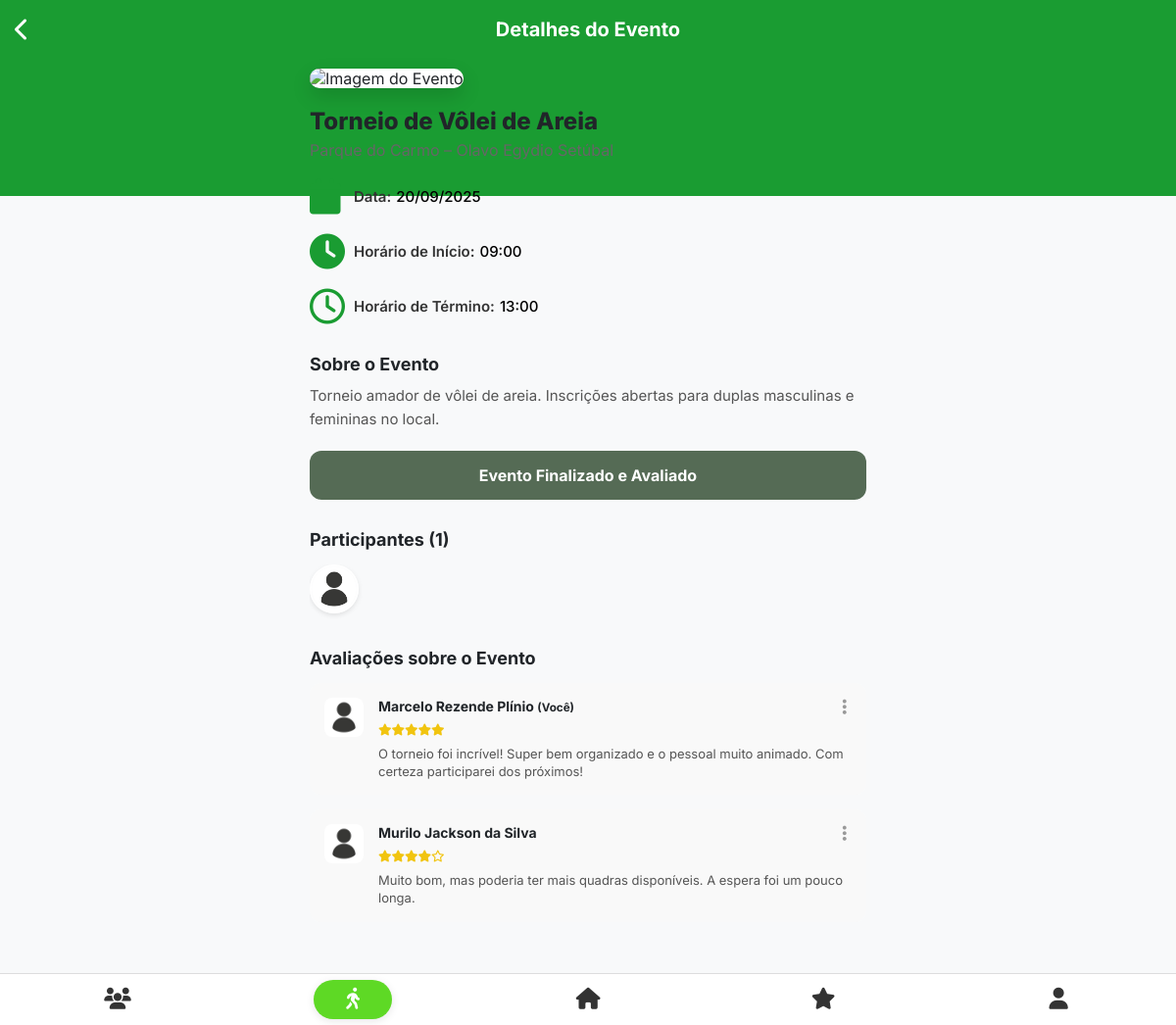
Page /tela-evento/tela-evento.php?id=4 (signed in) on the committed database.
### tables this page shows
CREATE TABLE Evento ( 
    idEvento INT PRIMARY KEY AUTO_INCREMENT, 
    idParque INT NOT NULL, 
    idInstituicao INT,
    idUsuario INT,
    nome VARCHAR(255) NOT NULL, 
    dia DATE NOT NULL,
    horario_inicio TIME NOT NULL, 
    horario_termino TIME NOT NULL, 
    descricao VARCHAR(255), 
    imagem_path VARCHAR(255) NULL,  
    FOREIGN KEY(idParque) REFERENCES Parque (idParque),
    FOREIGN KEY(idInstituicao) REFERENCES Instituicao (idInstituicao),
    FOREIGN KEY(idUsuario) REFERENCES Usuario (idUsuario)
);

CREATE TABLE Usuario ( 
    idUsuario INT PRIMARY KEY AUTO_INCREMENT,
    nome VARCHAR(255) NOT NULL,
    username VARCHAR(50) NOT NULL UNIQUE,
    avatar_path VARCHAR(255) NULL,
    biografia TEXT NULL,
    tipo ENUM('comum', 'instituicao', 'admin') NOT NULL,
    email VARCHAR(200) NOT NULL UNIQUE,
    senha VARCHAR(255) NOT NULL,
    cpf VARCHAR (14) UNIQUE,
    genero VARCHAR(30),
    data_nasc DATE NOT NULL,
    data_cadastro TIMESTAMP NOT NULL DEFAULT CURRENT_TIMESTAMP,
    ultimo_login TIMESTAMP NULL,
    status ENUM('ativo', 'inativo', 'suspenso') NOT NULL DEFAULT 'ativo'
);

CREATE TABLE Avaliacao_evento (
    idAvaliacao INT PRIMARY KEY AUTO_INCREMENT,
    idEvento INT NOT NULL,
    idUsuario INT NOT NULL,
    nota INT NOT NULL,
    comentario TEXT NULL,
    imagem_path VARCHAR(255) NULL,
    data_avaliacao TIMESTAMP NOT NULL DEFAULT CURRENT_TIMESTAMP,
    FOREIGN KEY(idEvento) REFERENCES Evento (idEvento),
    FOREIGN KEY(idUsuario) REFERENCES Usuario (idUsuario)
);

### tela-evento/tela-evento.php (the view, shortened to what this page needs)
<?php
$idEvento = $_GET['id'];
$idUsuarioLogado = $_SESSION['id_usuario'];
$servidor = "localhost"; $usuario_db = "root"; $senha_db = ""; $banco = "Spark";
$conexao = new mysqli($servidor, $usuario_db, $senha_db, $banco);
$url_base = '/Spark-main/';
$stmt_evento = $conexao->prepare("SELECT e.*, p.nome AS nome_parque FROM Evento AS e JOIN Parque AS p ON e.idParque = p.idParque WHERE e.idEvento = ?");
$stmt_evento->bind_param("i", $idEvento);
$stmt_evento->execute();
$resultado_evento = $stmt_evento->get_result();
$evento = $resultado_evento->fetch_assoc();
$souDono = ($evento['idUsuario'] == $idUsuarioLogado);
$stmt_participantes = $conexao->prepare("
    SELECT u.nome, u.username, u.avatar_path FROM Usuario AS u
    JOIN Participantes AS pa ON u.idUsuario = pa.idUsuario
    WHERE pa.idEvento = ? ORDER BY pa.dataInscricao ASC
");
$stmt_participantes->bind_param("i", $idEvento);
$stmt_participantes->execute();
$resultado_participantes = $stmt_participantes->get_result();
$stmt_avaliacoes = $conexao->prepare("
    SELECT av.*, u.nome, u.username, u.avatar_path
    FROM Avaliacao_evento AS av
    JOIN Usuario AS u ON av.idUsuario = u.idUsuario
    WHERE av.idEvento = ?
    ORDER BY (av.idUsuario = ?) DESC, av.data_avaliacao DESC
");
$stmt_avaliacoes->bind_param("ii", $idEvento, $idUsuarioLogado);
$stmt_avaliacoes->execute();
$resultado_avaliacoes = $stmt_avaliacoes->get_result();
$stmt_participacao = $conexao->prepare("SELECT status FROM Participantes WHERE idUsuario = ? AND idEvento = ?");
$stmt_participacao->bind_param("ii", $idUsuarioLogado, $idEvento);
$stmt_participacao->execute();
$participacao = $stmt_participacao->get_result()->fetch_assoc();
$status_participacao = $participacao['status'] ?? null;
$data_inicio_ts = strtotime($evento['dia'] . ' ' . $evento['horario_inicio']);
$data_termino_ts = strtotime($evento['dia'] . ' ' . $evento['horario_termino']);
$agora_ts = time();
$evento_esta_acontecendo = ($agora_ts >= $data_inicio_ts && $agora_ts < $data_termino_ts);
$evento_ja_terminou = $agora_ts >= $data_termino_ts;
$stmt_check_avaliacao = $conexao->prepare("SELECT idAvaliacao FROM Avaliacao_evento WHERE idUsuario = ? AND idEvento = ?");
$stmt_check_avaliacao->bind_param("ii", $idUsuarioLogado, $idEvento);
$stmt_check_avaliacao->execute();
$ja_avaliou = $stmt_check_avaliacao->get_result()->num_rows > 0;
?>
<!DOCTYPE html>
<html lang="pt-BR">
<head>
    <link rel="stylesheet" href="tela-evento.css">
    <link rel="stylesheet" href="<?php echo $url_base; ?>style.css">
    <link rel="stylesheet" href="https://cdnjs.cloudflare.com/ajax/libs/font-awesome/6.5.2/css/all.min.css">
</head>
<body>
    <header class="topbar">
        <a href="javascript:history.go(-1)" class="back-button"><i class="fa-solid fa-chevron-left"></i></a>
        <h1>Detalhes do Evento</h1>
    </header>
    <main>
        <div class="event-container">
            <?php
                $img_path = !empty($evento['imagem_path']) ? '/Spark-main/'.htmlspecialchars($evento['imagem_path']) : '/Spark-main/uploads/eventos/default_event.jpg';
            ?>
            <img src="<?php echo $img_path; ?>"
                 alt="Imagem do Evento"
                 class="event-image-header"
                 onerror="this.onerror=null;this.src='/Spark-main/uploads/eventos/default_event.jpg';">
            <div class="event-info">
                <h1 class="event-title"><?php echo htmlspecialchars($evento['nome']); ?></h1>
                <p class="event-park"><?php echo htmlspecialchars($evento['nome_parque']); ?></p>
                <ul class="event-details">
                    <li><i class="fa-solid fa-calendar"></i><div><strong>Data:</strong><span><?php echo date("d/m/Y", strtotime($evento['dia'])); ?></span></div></li>
                    <li><i class="fa-solid fa-clock"></i><div><strong>Horário de Início:</strong><span><?php echo date("H:i", strtotime($evento['horario_inicio'])); ?></span></div></li>
                    <li><i class="fa-regular fa-clock"></i><div><strong>Horário de Término:</strong><span><?php echo date("H:i", strtotime($evento['horario_termino'])); ?></span></div></li>
                </ul>
                <?php if (!empty($evento['descricao'])): ?>
                    <div class="event-description"><h2>Sobre o Evento</h2><p><?php echo nl2br(htmlspecialchars($evento['descricao'])); ?></p></div>
                <?php endif; ?>
                <div class="button-container">
                    <?php
                    if ($status_participacao === 'participou' || $ja_avaliou): ?>
                        <button class="cta-button disabled" disabled>Evento Finalizado e Avaliado</button>
                    <?php
                    elseif ($status_participacao === 'ativo'): ?>
                        <button class="cta-button participate" onclick="openEvaluationModal()">Finalizar Evento</button>
                    <?php
                    elseif ($status_participacao === 'inscrito' && $evento_ja_terminou): ?>
                        <button class="cta-button participate" onclick="openEvaluationModal()">Participei! Avaliar agora</button>
                    <?php
                    elseif (($status_participacao === 'inscrito' || $souDono) && $evento_esta_acontecendo): ?>
                        <button id="btnIniciarEvento" class="cta-button participate" onclick="iniciarEvento(<?php echo $idEvento; ?>)">Iniciar Evento</button>
                    <?php
                    elseif ($status_participacao === 'inscrito'): ?>
                        <button id="btnIniciarEvento" class="cta-button" data-starttime-ms="<?php echo htmlspecialchars($data_inicio_ts * 1000); ?>" disabled>Carregando...</button>
                    <?php
                    endif; ?>
                </div>
            </div>
        </div>
        <section class="participants-section">
            <h2>Participantes (<?php echo $resultado_participantes->num_rows; ?>)</h2>
            <?php if ($resultado_participantes->num_rows > 0): ?>
                <div class="participants-list">
                    <?php while($participante = $resultado_participantes->fetch_assoc()):
                        $avatar_participante = !empty($participante['avatar_path']) ? $participante['avatar_path'] : 'assets/images/avatar_padrao.png';
                    ?>
                        <img src="/Spark-main/<?php echo htmlspecialchars($avatar_participante); ?>"
                             title="<?php echo htmlspecialchars($participante['nome']); ?> (@<?php echo htmlspecialchars($participante['username']); ?>)"
                             class="participant-avatar">
                    <?php endwhile; ?>
                </div>
            <?php else: ?>
                <p class="no-participants">Seja o primeiro a confirmar presença!</p>
            <?php endif; ?>
        </section>
        <section class="reviews-section">
            <h2>Avaliações sobre o Evento</h2>
            <?php if ($resultado_avaliacoes && $resultado_avaliacoes->num_rows > 0): ?>
                <?php while($avaliacao = $resultado_avaliacoes->fetch_assoc()):
                    $avatar_avaliacao = !empty($avaliacao['avatar_path']) ? $avaliacao['avatar_path'] : 'assets/images/avatar_padrao.png';
                    $isMinhaAvaliacao = ($avaliacao['idUsuario'] == $idUsuarioLogado);
                ?>
                <div class="review-card">
                    <img src="/Spark-main/<?php echo htmlspecialchars($avatar_avaliacao); ?>" alt="avatar" class="avatar">
                    <div class="review-content">
                        <div class="review-header">
                            <h3>
                                <?php echo htmlspecialchars($avaliacao['nome']); ?>
                                <?php if($isMinhaAvaliacao) echo " <small>(Você)</small>"; ?>
                            </h3>
                            <div class="review-menu-container">
                                <button class="menu-dots-btn" onclick="toggleReviewMenu(this)">
                                    <i class="fa-solid fa-ellipsis-vertical"></i>
                                </button>
                            </div>
                        </div>
                        <div class="stars">
                            <?php for ($i = 1; $i <= 5; $i++) { echo ($i <= $avaliacao['nota']) ? '<i class="fa-solid fa-star"></i>' : '<i class="fa-regular fa-star"></i>'; } ?>
                        </div>
                        <p><?php echo htmlspecialchars($avaliacao['comentario']); ?></p>
                    </div>
                </div>
                <?php endwhile; ?>
            <?php else: ?>
                <p class="no-reviews">Este evento ainda não possui avaliações.</p>
            <?php endif; ?>
        </section>
    </main>
    <nav class="bottombar">
        <button class="nav-btn" onclick="window.location.href='/Spark-main/TelaPerfils/perfil.html'"><i class="fa-solid fa-users"></i><span></span></button>
        <button class="nav-btn active"><i class="fa-solid fa-person-walking"></i><span></span></button>
        <button class="nav-btn" onclick="window.location.href='/Spark-main/tela-principal/telaprincipal.php'"><i class="fa-solid fa-house"></i><span></span></button>
        <button class="nav-btn"><i class="fa-solid fa-star"></i><span></span></button>
        <button class="nav-btn" onclick="window.location.href='/Spark-main/teladeusuario/teladeusuario.php'"><i class="fa-solid fa-user"></i><span></span></button>
    </nav>
</body>
</html>

### tela-evento/tela-evento.css (style rules this page uses)
* { margin: 0; padding: 0; box-sizing: border-box; font-family: 'Inter', sans-serif; }
body { background-color: #ffffff; color: #333; padding-bottom: 80px; position: relative; min-height: 100vh; }
body::before { content: ''; position: absolute; top: 0; left: 0; width: 100%; height: 200px; background-color: #1a9c32; z-index: 0; }
.topbar { background-color: transparent; color: white; position: relative; width: 100%; height: 60px; display: flex; align-items: center; justify-content: center; z-index: 2; }
.topbar .back-button { position: absolute; left: 15px; background: none; border: none; color: white; font-size: 24px; cursor: pointer; }
.topbar h1 { font-size: 20px; font-weight: 700; margin: 0; }
main { padding: 0 16px; max-width: 600px; margin: 0 auto; position: relative; z-index: 1; }
.event-image-header { width: 100%; height: 200px; object-fit: cover; border-radius: 24px; margin-top: 10px; margin-bottom: 20px; box-shadow: 0 8px 20px rgba(0,0,0,0.15); background-color: #fff; }
.event-title { font-size: 24px; font-weight: 800; margin-bottom: 4px; line-height: 1.2; }
.event-park { font-size: 16px; color: #666; margin-bottom: 20px; }
.event-details { list-style: none; display: flex; flex-direction: column; gap: 20px; margin-bottom: 30px; }
.event-details li { display: flex; align-items: center; font-size: 15px; color: #000; font-weight: 500; }
.event-details li i { color: #1a9c32; font-size: 36px; width: 45px; display: flex; justify-content: flex-start; flex-shrink: 0; }
.event-details li strong { display: inline-block; margin-right: 5px; color: #333; font-weight: 600; }
.event-description h2 { font-size: 18px; font-weight: 700; margin-bottom: 10px; }
.event-description p { font-size: 15px; line-height: 1.6; color: #555; margin-bottom: 20px; }
.button-container { margin-top: 10px; margin-bottom: 30px; }
.cta-button { width: 100%; height: 50px; background-color: #1a9c32; color: white; border: none; border-radius: 12px; font-size: 16px; font-weight: 700; cursor: pointer; text-align: center; transition: background 0.3s; box-shadow: 0 4px 10px rgba(26, 156, 50, 0.25); }
.cta-button.disabled { background-color: #556B55; cursor: default; box-shadow: none; }
.participants-section h2 { font-size: 18px; font-weight: 700; margin-bottom: 15px; }
.participants-list { display: flex; gap: 10px; overflow-x: auto; padding-bottom: 10px; }
.participant-avatar { width: 50px; height: 50px; border-radius: 50%; object-fit: cover; border: 2px solid white; box-shadow: 0 2px 5px rgba(0,0,0,0.1); }
.reviews-section h2 { font-size: 18px; font-weight: 700; margin-bottom: 15px; }
.review-card { background-color: #f9f9f9; border-radius: 12px; padding: 15px; margin-bottom: 15px; display: flex; gap: 15px; align-items: flex-start; }
.review-card .avatar { width: 40px; height: 40px; border-radius: 8px; object-fit: cover; }
.review-content { flex: 1; width: 100%; }
.review-header { display: flex; justify-content: space-between; align-items: flex-start; width: 100%; margin-bottom: 5px; }
.review-header h3 { font-size: 14px; font-weight: 700; margin: 0; padding-right: 10px; }
.review-menu-container { position: relative; flex-shrink: 0; }
.menu-dots-btn { background: none; border: none; color: #999; font-size: 18px; cursor: pointer; padding: 0 5px; margin-top: -2px; }
.stars { color: #f1c40f; font-size: 12px; margin-bottom: 8px; display: block; }
.review-content p { font-size: 13px; color: #555; line-height: 1.4; }
section { margin-bottom: 25px; }

### rows in the picture
evento: nome "Torneio de Vôlei de Areia", dia "20/09/2025", horario_inicio "09:00", horario_termino "13:00", descricao "Torneio amador de vôlei de areia. Inscrições abertas para duplas masculinas e femininas no local."
avaliacao_evento: idUsuario.nome "Marcelo Rezende Plínio", shows "(Você)", nota 5 (drawn), comentario "O torneio foi incrível! Super bem organizado e o pessoal muito animado. Com certeza participarei dos próximos!"
avaliacao_evento: idUsuario.nome "Murilo Jackson da Silva", nota 4 (drawn), comentario "Muito bom, mas poderia ter mais quadras disponíveis. A espera foi um pouco longa."

### other values in the picture
$resultado_participantes->num_rows "1"
